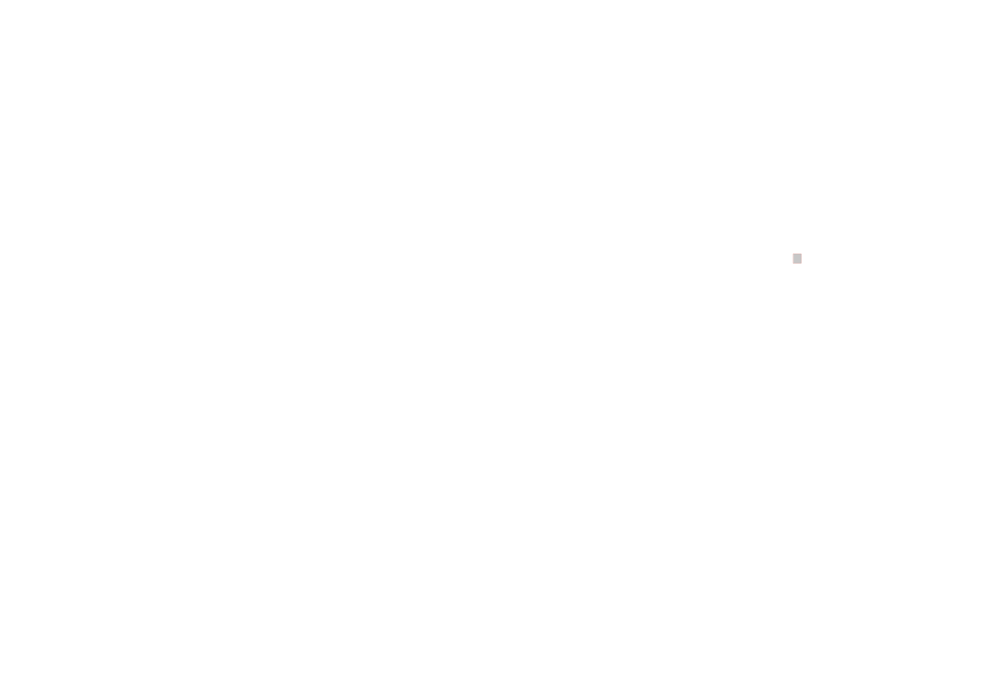
Frame 1 (no input)
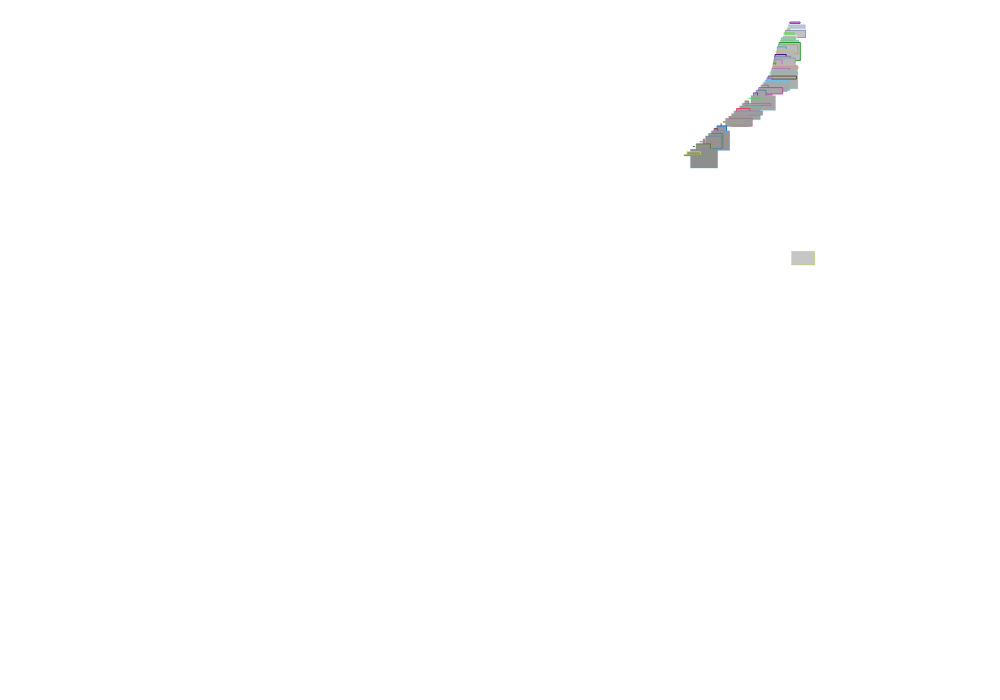
Frame 60 (no input)
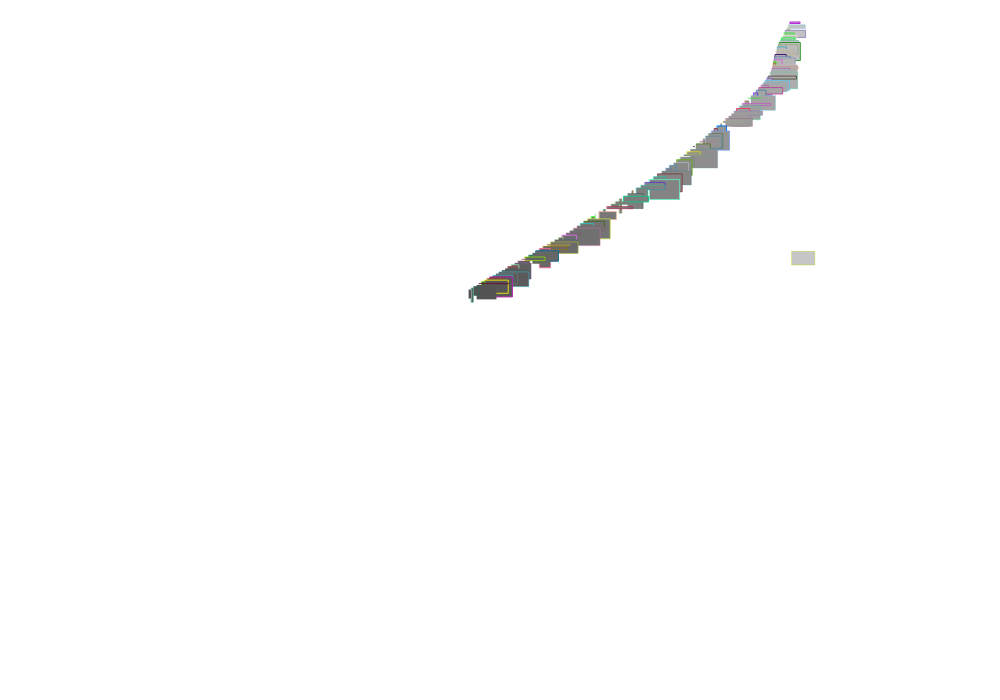
Frame 120 (the mouse pressed at the canvas centre since frame 60)

The p5.js sketch that drew these frames (run headless with seeded random() and noise() and a simulated clock; from frame 60 on, the mouse is pressed at the canvas centre):

// p5.js sketch
// ── sketch.js

var _num = 10;    
var _angnoise, _radiusnoise;
var _xnoise, _ynoise;
var _angle;
var _radius = 100;
var _strokeCol = 200;
var _strokeChange = -1;

var xSize=400;
var ySize=400;

function setup() {
  createCanvas(1000, 700);
  //smooth(); 
  frameRate(30);
  background(255);
  
  _angle = (PI/2);
  //console.log(_angle);
  _angnoise = random(10);
  _radiusnoise = random(10);
  _xnoise = random(10);
  _ynoise = random(10);
}

function draw() {
  //console.log("hello");
  _radiusnoise += 0.005;
  _radius = (noise(_radiusnoise) * 550) +1;
  
  _angnoise += 0.005;
  _angle += (noise(_angnoise) * 6) - 3;
  if (_angle > 360) { _angle -= 360; }
  if (_angle < 0) { _angle += 360; }
  


  // wobble centre
  _xnoise += 0.01;
  _ynoise += 0.01;

  xSize -= 1;
  ySize -= 1;

  if(xSize > 500) {xSize=100;}
  if(ySize > 500) {ySize=100;}

  var centreX = width/2 + (noise(_xnoise)-150);
  var centreY = height/2 + (noise(_ynoise)-300);
  
  var rad = radians(_angle);
  var x1 = centreX + (_radius * cos(rad));
  var y1 = centreY + (_radius * sin(rad*0.618));


  
  // opposite
  var opprad = rad + PI;
  var x2 = centreX + (_radius * cos(opprad));
  var y2 = centreY + (_radius * sin(opprad)); 
  
  noFill();
  
  _strokeCol += _strokeChange;
  if (_strokeCol > 254) { _strokeChange *= -1; }
  if (_strokeCol < 0) { _strokeChange *= -1; }


  translate(100,200);

  _strokeCol2=color(random(255),random(255),random(255),random(255));
  //stroke(_strokeCol);
  stroke(_strokeCol2);
  fill(_strokeCol);
  strokeWeight(1);
  //line(x1, y1, x2, y2);
  rect(x1,y1,random(30),random(20));

}






// //================================= 

// void keyPressed() {
//   if (keyCode == ENTER) {
//     saveFrame("waveclock-####.tif");
//   }
// }

// void mousePressed() {
//   clearBackground();
// }
